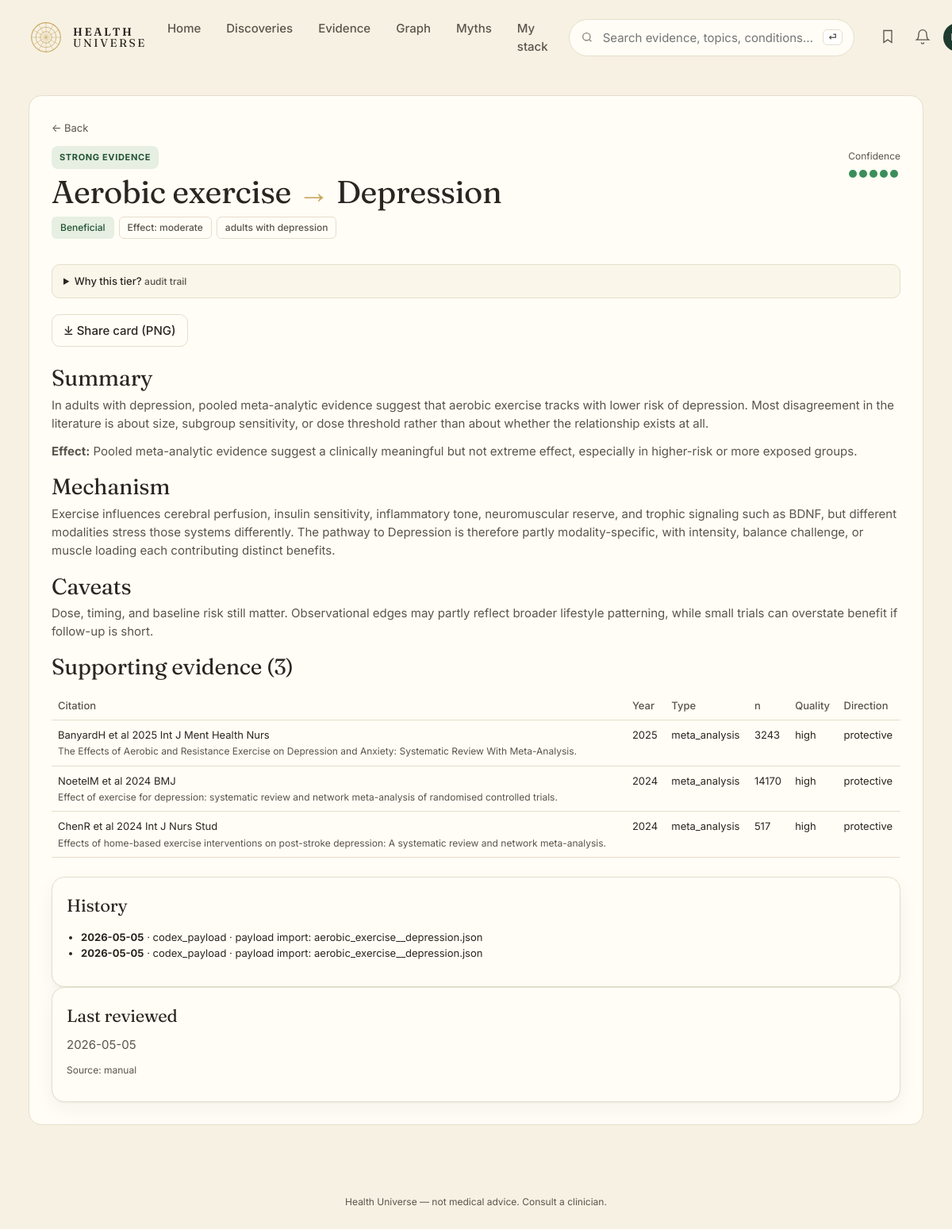
Page /edge/267 on the earlier database version.
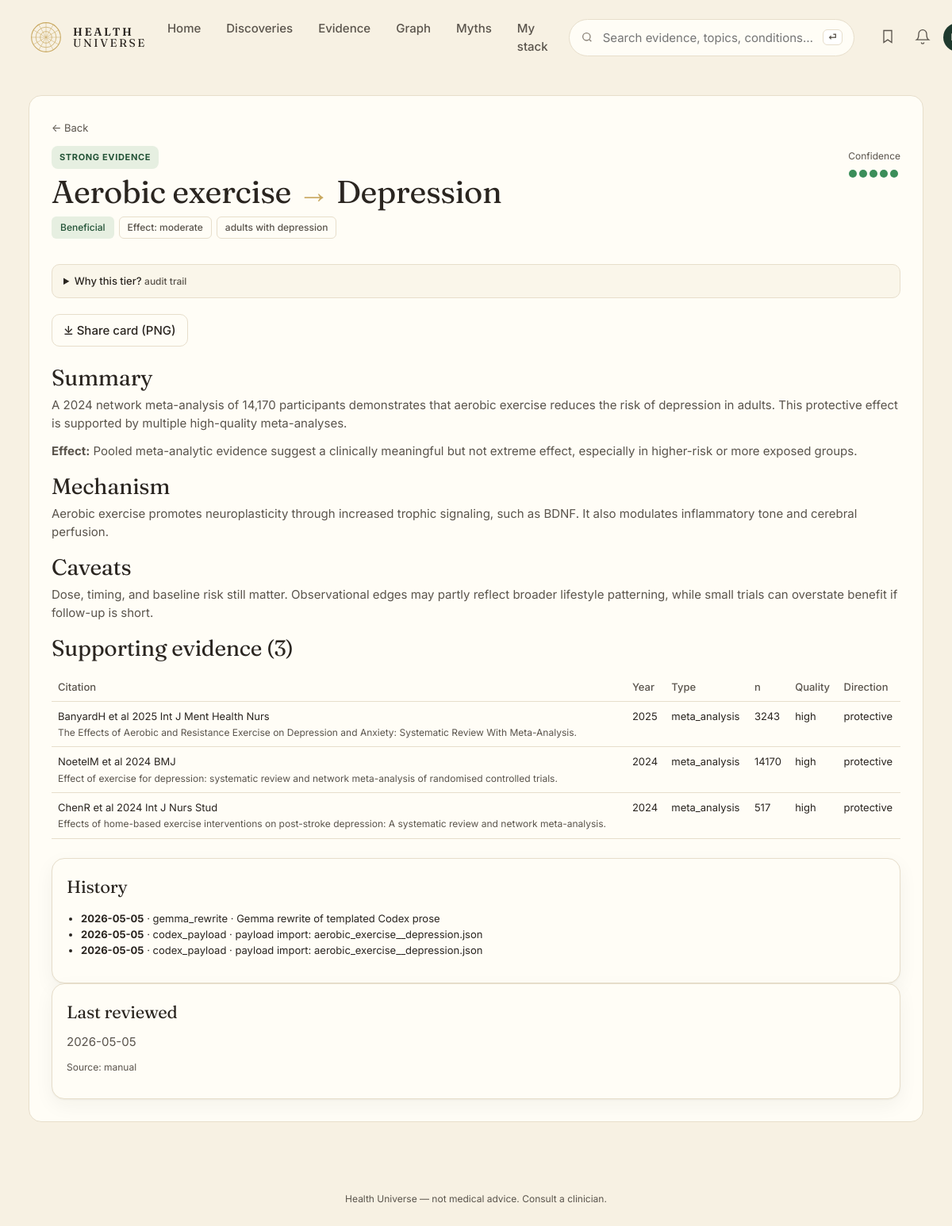
Same page on the later database version.
### tables this page shows
CREATE TABLE edge (
    id              INTEGER PRIMARY KEY,
    factor_id       INTEGER NOT NULL REFERENCES entity(id),
    outcome_id      INTEGER NOT NULL REFERENCES entity(id),
    direction       TEXT NOT NULL CHECK (direction IN (
                      'protective','harmful','neutral','u_shaped','mixed')),
    tier            TEXT NOT NULL CHECK (tier IN ('A','B','C','D','X','deprecated')),
    effect_size     TEXT,         -- qualitative: trivial/small/moderate/large
    effect_quant    TEXT,         -- e.g. "RR 0.82 (0.74-0.91)"
    population      TEXT,         -- e.g. "adults>50; ApoE4 carriers"
    mechanism       TEXT,         -- 1-paragraph plain English
    summary         TEXT,         -- card body copy
    caveats         TEXT,
    seed_source     TEXT NOT NULL CHECK (seed_source IN ('claude_seed','gemma_daily','manual')),
    created_at      TEXT NOT NULL DEFAULT (datetime('now')),
    updated_at      TEXT NOT NULL DEFAULT (datetime('now')),
    last_reviewed   TEXT NOT NULL DEFAULT (datetime('now')), embedding BLOB, embedded_at TEXT,
    UNIQUE(factor_id, outcome_id, population)
);

CREATE TABLE entity (
    id            INTEGER PRIMARY KEY,
    slug          TEXT NOT NULL UNIQUE,
    name          TEXT NOT NULL,
    kind          TEXT NOT NULL CHECK (kind IN (
                    'food','nutrient','supplement','drug','activity',
                    'behavior','environmental','pathogen','gene',
                    'biomarker','condition','process')),
    aliases       TEXT,           -- JSON array
    description   TEXT,
    created_at    TEXT NOT NULL DEFAULT (datetime('now')),
    updated_at    TEXT NOT NULL DEFAULT (datetime('now'))
, embedding BLOB, embedded_at TEXT);

CREATE TABLE evidence (
    id            INTEGER PRIMARY KEY,
    edge_id       INTEGER NOT NULL REFERENCES edge(id) ON DELETE CASCADE,
    citation      TEXT NOT NULL,
    url           TEXT,
    doi           TEXT,
    pmid          TEXT,
    year          INTEGER,
    study_type    TEXT CHECK (study_type IN (
                    'meta_analysis','systematic_review','rct','cohort',
                    'case_control','cross_sectional','mechanistic',
                    'animal','case_report','expert_opinion')),
    n_participants INTEGER,
    direction     TEXT,           -- direction this study supports
    quality       TEXT CHECK (quality IN ('high','moderate','low','very_low')),
    notes         TEXT,
    source_id     INTEGER REFERENCES source(id),
    created_at    TEXT NOT NULL DEFAULT (datetime('now'))
, is_counter INTEGER NOT NULL DEFAULT 0);

CREATE TABLE edge_history (
    id          INTEGER PRIMARY KEY,
    edge_id     INTEGER NOT NULL REFERENCES edge(id) ON DELETE CASCADE,
    changed_at  TEXT NOT NULL DEFAULT (datetime('now')),
    field       TEXT NOT NULL,
    old_value   TEXT,
    new_value   TEXT,
    reason      TEXT,
    actor       TEXT             -- 'claude_seed','gemma_daily','claude_adjudicator','human'
);

### web/app.py (the view)
@app.get("/edge/{edge_id}", response_class=HTMLResponse)
def edge_detail(request: Request, edge_id: int):
    with connect() as conn:
        e = conn.execute("""
            SELECT e.*, f.slug AS f_slug, f.name AS f_name, f.kind AS f_kind,
                   o.slug AS o_slug, o.name AS o_name, o.kind AS o_kind
            FROM edge e
            JOIN entity f ON f.id = e.factor_id
            JOIN entity o ON o.id = e.outcome_id
            WHERE e.id = ?""", (edge_id,)).fetchone()
        if not e:
            return HTMLResponse("Not found", status_code=404)
        evidence = conn.execute(
            "SELECT * FROM evidence WHERE edge_id=? AND COALESCE(is_counter,0)=0 "
            "ORDER BY year DESC", (edge_id,)).fetchall()
        counter = conn.execute(
            "SELECT * FROM evidence WHERE edge_id=? AND COALESCE(is_counter,0)=1 "
            "ORDER BY year DESC", (edge_id,)).fetchall()
        history = conn.execute(
            "SELECT * FROM edge_history WHERE edge_id = ? ORDER BY changed_at DESC",
            (edge_id,)).fetchall()
    return render(request, "edge.html", {
        "e": dict(e),
        "evidence": [dict(r) for r in evidence],
        "counter": [dict(r) for r in counter],
        "history": [dict(r) for r in history],
    })

### web/templates/edge.html (shortened to what this page needs)
{% extends "base.html" %}
{% block content %}
<section class="edge-page">
  <a class="back" href="/">← Back</a>
  <div class="edge-head">
    <div>
      <span class="pill tier-{{ e.tier }}">{{ TIER_LABEL[e.tier] | upper }}</span>
      <h1>{{ e.f_name }} <span class="arrow">→</span> {{ e.o_name }}</h1>
      <div class="badges">
        <span class="badge dir-{{ e.direction }}">{{ DIRECTION_LABEL[e.direction] }}</span>
        {% if e.effect_size %}<span class="badge ghost">Effect: {{ e.effect_size }}</span>{% endif %}
        {% if e.population %}<span class="badge ghost">{{ e.population }}</span>{% endif %}
      </div>
    </div>
    <div class="confidence-card">
      <span class="muted small">Confidence</span>
      <div class="dots big">
        {% for i in range(5) %}<span class="dotmark {% if i < TIER_DOTS[e.tier] %}on{% endif %}"></span>{% endfor %}
      </div>
    </div>
  </div>
  <div class="edge-grid">
    <div>
      <details class="why-tier">
        <summary>Why this tier? <small class="muted">audit trail</small></summary>
      </details>
      <div class="share-row">
        <a class="btn-secondary inline" href="/edge/{{ e.id }}.png" target="_blank">⤓ Share card (PNG)</a>
      </div>
      <h2>Summary</h2>
      <p>{{ e.summary }}</p>
      {% if e.effect_quant %}<p><b>Effect:</b> {{ e.effect_quant }}</p>{% endif %}
      <h2>Mechanism</h2>
      <p>{{ e.mechanism or "—" }}</p>
      {% if e.caveats %}<h2>Caveats</h2><p>{{ e.caveats }}</p>{% endif %}
      <h2>Supporting evidence ({{ evidence|length }})</h2>
      <table class="evidence-table">
        <thead><tr><th>Citation</th><th>Year</th><th>Type</th><th>n</th><th>Quality</th><th>Direction</th></tr></thead>
        <tbody>
        {% for ev in evidence %}
          <tr>
            <td>{{ ev.citation }}<br/><small class="muted">{{ ev.notes }}</small></td>
            <td>{{ ev.year or "—" }}</td>
            <td>{{ ev.study_type or "—" }}</td>
            <td>{{ ev.n_participants or "—" }}</td>
            <td>{{ ev.quality or "—" }}</td>
            <td>{{ ev.direction or "—" }}</td>
          </tr>
        {% endfor %}
        </tbody>
      </table>
    </div>
    <div>
      <div class="card">
        <h3>History</h3>
        <ul class="history">
        {% for h in history %}
          <li><b>{{ h.changed_at[:10] }}</b> · {{ h.actor }} · {{ h.reason or h.field }}</li>
        {% endfor %}
        </ul>
      </div>
      <div class="card">
        <h3>Last reviewed</h3>
        <p>{{ e.last_reviewed[:10] }}</p>
        <p class="muted small">Source: {{ e.seed_source }}</p>
      </div>
    </div>
  </div>
</section>
{% endblock %}

### web/templates/base.html (shortened to what this page needs)
<!doctype html>
<html lang="en">
<head>
<link rel="stylesheet" href="/static/style.css" />
</head>
<body>
<header class="topnav" role="banner">
  <a class="brand" href="/">
    <span class="brand-mark" aria-hidden="true">
      <svg viewBox="0 0 48 48" width="44" height="44">
        <circle cx="24" cy="24" r="20" fill="none" stroke="currentColor" stroke-width="1.2"/>
        <circle cx="24" cy="24" r="14" fill="none" stroke="currentColor" stroke-width="0.8"/>
        <circle cx="24" cy="24" r="8"  fill="none" stroke="currentColor" stroke-width="0.8"/>
        {% for a in [0,30,60,90,120,150] %}
        <line x1="24" y1="4" x2="24" y2="44" stroke="currentColor" stroke-width="0.5"
              transform="rotate({{a}} 24 24)"/>
        {% endfor %}
      </svg>
    </span>
    <span class="brand-text"><b>HEALTH</b><br/>UNIVERSE</span>
  </a>
  <nav class="topnav-links" aria-label="Primary">
    <a href="/">Home</a>
    <a href="/discoveries">Discoveries</a>
    <a href="/tier/A">Evidence</a>
    <a href="/explore">Graph</a>
    <a href="/myths">Myths</a>
    <a href="/me">My stack</a>
  </nav>
  <form class="topnav-search" method="get" action="/search">
    <svg width="16" height="16" viewBox="0 0 24 24" fill="none" stroke="currentColor" stroke-width="2"><circle cx="11" cy="11" r="7"/><path d="m20 20-3.5-3.5"/></svg>
    <input id="site-search-query" name="q" placeholder="Search evidence, topics, conditions…" aria-label="Site search" />
    <kbd>⏎</kbd>
  </form>
  <div class="topnav-actions">
    <button type="button" aria-label="Open saved evidence"><svg width="20" height="20" viewBox="0 0 24 24" fill="none" stroke="currentColor" stroke-width="1.6"><path d="M6 3h12v18l-6-4-6 4z"/></svg></button>
    <button type="button" aria-label="Open notifications"><svg width="20" height="20" viewBox="0 0 24 24" fill="none" stroke="currentColor" stroke-width="1.6"><path d="M6 8a6 6 0 0 1 12 0c0 7 3 9 3 9H3s3-2 3-9z"/><path d="M10 21a2 2 0 0 0 4 0"/></svg></button>
    <span class="avatar">DR</span>
  </div>
</header>
<main id="main-content" tabindex="-1">{% block content %}{% endblock %}</main>
<footer class="footer">
  <span>Health Universe — not medical advice. Consult a clinician.</span>
</footer>
</body>
</html>

Differences in the rows shown:
changed edge "Beneficial": summary "In adults with depression, pooled meta-analytic evidence suggest that aerobic exercise tracks with lower risk of depression. Most disagreement in the literature is about size, subgroup sensitivity, or dose threshold rather than about whether the relationship exists at all." → "A 2024 network meta-analysis of 14,170 participants demonstrates that aerobic exercise reduces the risk of depression in adults. This protective effect is supported by multiple high-quality meta-analyses."; mechanism "Exercise influences cerebral perfusion, insulin sensitivity, inflammatory tone, neuromuscular reserve, and trophic signaling such as BDNF, but different modalities stress those systems differently. The pathway to Depression is therefore partly modality-specific, with intensity, balance challenge, or muscle loading each contributing distinct benefits." → "Aerobic exercise promotes neuroplasticity through increased trophic signaling, such as BDNF. It also modulates inflammatory tone and cerebral perfusion."
added edge_history: changed_at "2026-05-05", actor "gemma_rewrite", reason "Gemma rewrite of templated Codex prose"
